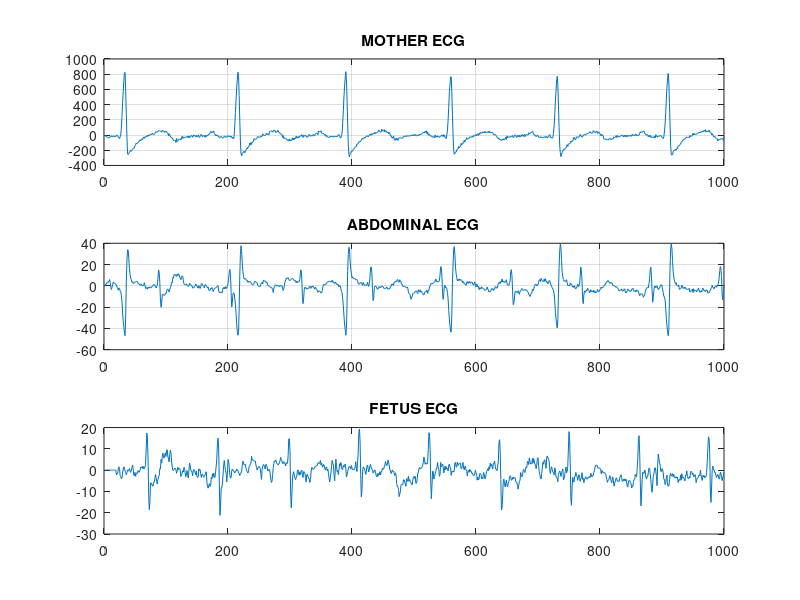
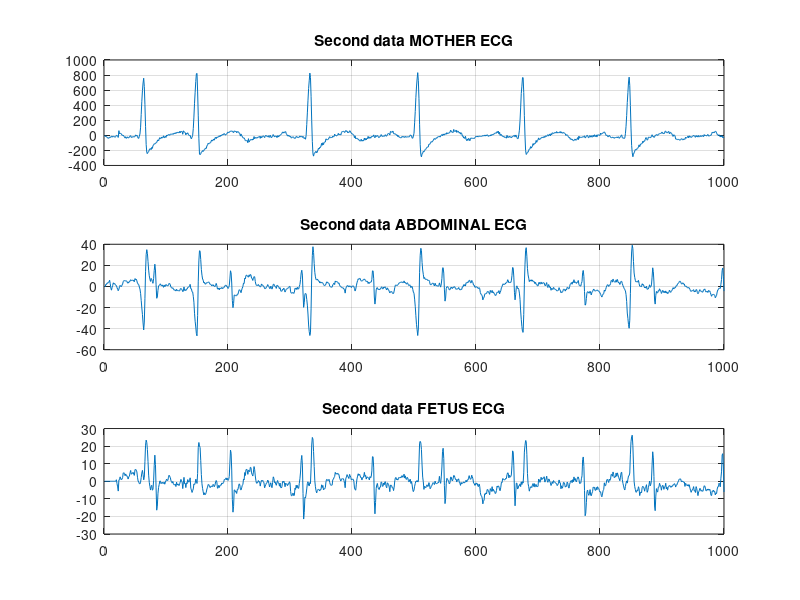

MATLAB code to generate these figures, in order:
% first run this file for starting the loading the data and plotiing ECG of
% mother and foetus

load Fetus_data.dat %loading fetus_data data
load secondfetus_data.dat % loading the data
x1=Fetus_data(:,8)-mean(Fetus_data(:,8));
x11=secondfetus_data(:,8)-mean(secondfetus_data(:,8));
x2=Fetus_data(:,2)-mean(Fetus_data(:,2));
x22=secondfetus_data(:,2)-mean(secondfetus_data(:,2));
Z=length(x2);

Fe = 300
Fe1=300

% estimating  h
Y=20; % Y causal
X=3; % X anticausal

X2=x2(Y:Z-X);
col=x1(Y+X:Z); lig=x1(X+Y:-1:1);
X1=toeplitz(col,lig);
h=X1 \ X2; % resolution
h1=x11 \ x22;
cf=X2-X1*h; % fetal heart beats
cf1=x22-x11*h1;
N_max=1000; indx=[1:N_max];

figure(1)
subplot(311); plot(x1(indx));title('MOTHER ECG'); grid
subplot(312); plot(x2(indx));title('ABDOMINAL ECG'); grid
subplot(313); plot([zeros(Y-1,1);cf(Y:N_max)]);title('FETUS ECG');

figure(2)
subplot(311); plot(x11(indx));title('Second data MOTHER ECG'); grid
subplot(312); plot(x22(indx));title('Second data ABDOMINAL ECG'); grid
subplot(313); plot([zeros(Y-1,1);cf1(Y:N_max)]);title('Second data FETUS ECG'); 
grid









